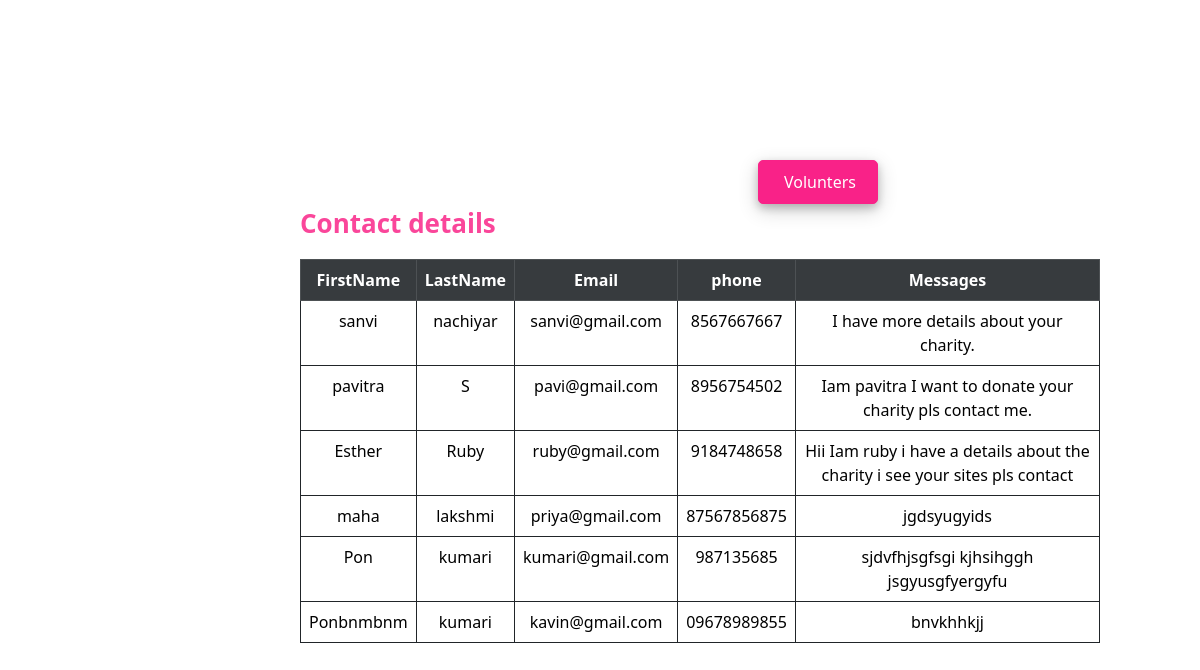
The page /contacttbl on the database its author committed.
### tables this page shows
CREATE TABLE "contact" (
	"name1"	TEXT,
	"name2"	TEXT,
	"email"	TEXT,
	"phone"	BLOB,
	"msg"	TEXT
);

### app.py (the view)
@app.route('/contacttbl')
def contacttbl():
    con = sqlite3.connect('charity.db')
    con.row_factory = sqlite3.Row  # Enables dictionary-style access
    cursor = con.cursor()
    cursor.execute('select * from contact')
    res = cursor.fetchall()
    return render_template("contacttbl.html", datas=res)

### templates/contacttbl.html (shortened to what this page needs)
<!DOCTYPE html>
<html lang="en">
<head>
    <link
    href="https://cdn.jsdelivr.net/npm/bootstrap@5.3.3/dist/css/bootstrap.min.css"
    rel="stylesheet"
  />
</head>
<body>
     <div class="table-responsive">
        <div class="table">
         <div class="t2">
             <div class="contact">
            <a href="vntstbl"><button type="button">Volunters</button></a>
          </div>
           <p>Contact details</p>
           <table class="table table-bordered border-dark table-hover text-center ">
             <thead>
               <tr class="table-dark table-active text-white">
                 <th scope="col">FirstName</th>
                 <th scope="col">LastName</th>
                 <th scope="col">Email</th>
                 <th scope="col">phone</th>
                   <th scope="col">Messages</th>
               </tr>
             </thead>
             {% for data in datas %}
             <tbody>
               <tr>
                 <td scope="row">{{ data['name1'] }}</td>
                   <td>{{ data['name2'] }}</td>
                 <td>{{ data['email'] }}</td>
                 <td>{{ data['phone'] }}</td>
                 <td>{{ data['msg'] }}</td>
               </tr>
             </tbody>
             {% endfor %}
           </table>
         </div>
       </div>
       </div>
</body>
</html>

### templates/contacttbl.html (style rules this page uses)
.t2 { margin-left:300px; width:800px; margin-top:150px; }
.t2 p { color:#fa469a; font-size:26px; font-weight:bold; }
.contact { margin-top:30px; }
a button { padding: 9px 25px; background-color: #f92288; color: white; border-radius: 5px; border: 1px solid #f92288; box-shadow: 0 4px 8px 0 rgb(0, 0, 0, 0.2), 0 6px 20px 0 rgb(0, 0, 0, 0.19); margin-left: 450px; margin-top: 10px; outline:none; width:120px; }

### rows shown on the page
contact: name1 "sanvi", name2 "nachiyar", email "sanvi@gmail.com", phone "8567667667", msg "I have more details about your charity."
contact: name1 "pavitra", name2 "S", email "pavi@gmail.com", phone "8956754502", msg "Iam pavitra I want to donate your charity pls contact me."
contact: name1 "Esther", name2 "Ruby", email "ruby@gmail.com", phone "9184748658", msg "Hii Iam ruby i have a details about the charity i see your sites pls contact"
contact: name1 "maha", name2 "lakshmi", email "priya@gmail.com", phone "87567856875", msg "jgdsyugyids"
contact: name1 "Pon", name2 "kumari", email "kumari@gmail.com", phone "987135685", msg "sjdvfhjsgfsgi kjhsihggh jsgyusgfyergyfu"
contact: name1 "Ponbnmbnm", name2 "kumari", email "kavin@gmail.com", phone "09678989855", msg "bnvkhhkjj"
